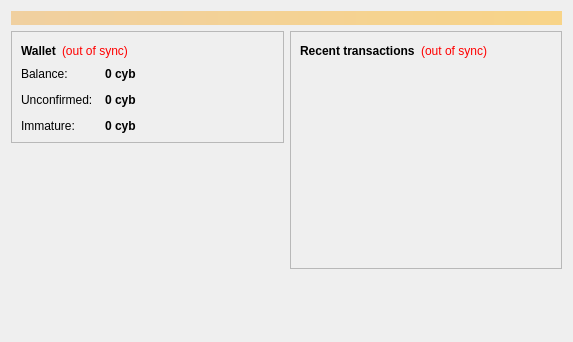
<?xml version="1.0" encoding="UTF-8"?>
<ui version="4.0">
 <class>OverviewPage</class>
 <widget class="QWidget" name="OverviewPage">
  <property name="geometry">
   <rect>
    <x>0</x>
    <y>0</y>
    <width>573</width>
    <height>342</height>
   </rect>
  </property>
  <property name="windowTitle">
   <string>Form</string>
  </property>
  <layout class="QVBoxLayout" name="topLayout">
   <item>
    <widget class="QLabel" name="labelAlerts">
     <property name="visible">
      <bool>false</bool>
     </property>
     <property name="styleSheet">
      <string notr="true">background-color: qlineargradient(x1: 0, y1: 0, x2: 1, y2: 0, stop:0 #F0D0A0, stop:1 #F8D488); color:#000000;</string>
     </property>
     <property name="wordWrap">
      <bool>true</bool>
     </property>
     <property name="margin">
      <number>3</number>
     </property>
    </widget>
   </item>
   <item>
    <layout class="QHBoxLayout" name="horizontalLayout" stretch="1,1">
     <item>
      <layout class="QVBoxLayout" name="verticalLayout_2">
       <item>
        <widget class="QFrame" name="frame">
         <property name="frameShape">
          <enum>QFrame::StyledPanel</enum>
         </property>
         <property name="frameShadow">
          <enum>QFrame::Raised</enum>
         </property>
         <layout class="QVBoxLayout" name="verticalLayout_4">
          <item>
           <layout class="QHBoxLayout" name="horizontalLayout_4">
            <item>
             <widget class="QLabel" name="label_5">
              <property name="font">
               <font>
                <weight>75</weight>
                <bold>true</bold>
               </font>
              </property>
              <property name="text">
               <string>Wallet</string>
              </property>
             </widget>
            </item>
            <item>
             <widget class="QLabel" name="labelWalletStatus">
              <property name="toolTip">
               <string>The displayed information may be out of date. Your wallet automatically synchronizes with the iCSICOIN network after a connection is established, but this process has not completed yet.</string>
              </property>
              <property name="styleSheet">
               <string notr="true">QLabel { color: red; }</string>
              </property>
              <property name="text">
               <string notr="true">(out of sync)</string>
              </property>
              <property name="alignment">
               <set>Qt::AlignLeading|Qt::AlignLeft|Qt::AlignVCenter</set>
              </property>
             </widget>
            </item>
            <item>
             <spacer name="horizontalSpacer_2">
              <property name="orientation">
               <enum>Qt::Horizontal</enum>
              </property>
              <property name="sizeHint" stdset="0">
               <size>
                <width>40</width>
                <height>20</height>
               </size>
              </property>
             </spacer>
            </item>
           </layout>
          </item>
          <item>
           <layout class="QFormLayout" name="formLayout_2">
            <property name="fieldGrowthPolicy">
             <enum>QFormLayout::AllNonFixedFieldsGrow</enum>
            </property>
            <property name="horizontalSpacing">
             <number>12</number>
            </property>
            <property name="verticalSpacing">
             <number>12</number>
            </property>
            <item row="0" column="0">
             <widget class="QLabel" name="label">
              <property name="text">
               <string>Balance:</string>
              </property>
             </widget>
            </item>
            <item row="0" column="1">
             <widget class="QLabel" name="labelBalance">
              <property name="font">
               <font>
                <weight>75</weight>
                <bold>true</bold>
               </font>
              </property>
              <property name="cursor">
               <cursorShape>IBeamCursor</cursorShape>
              </property>
              <property name="toolTip">
               <string>Your current balance</string>
              </property>
              <property name="text">
               <string notr="true">0 cyb</string>
              </property>
              <property name="textInteractionFlags">
               <set>Qt::LinksAccessibleByMouse|Qt::TextSelectableByKeyboard|Qt::TextSelectableByMouse</set>
              </property>
             </widget>
            </item>
            <item row="1" column="0">
             <widget class="QLabel" name="label_3">
              <property name="text">
               <string>Unconfirmed:</string>
              </property>
             </widget>
            </item>
            <item row="1" column="1">
             <widget class="QLabel" name="labelUnconfirmed">
              <property name="font">
               <font>
                <weight>75</weight>
                <bold>true</bold>
               </font>
              </property>
              <property name="cursor">
               <cursorShape>IBeamCursor</cursorShape>
              </property>
              <property name="toolTip">
               <string>Total of transactions that have yet to be confirmed, and do not yet count toward the current balance</string>
              </property>
              <property name="text">
               <string notr="true">0 cyb</string>
              </property>
              <property name="textInteractionFlags">
               <set>Qt::LinksAccessibleByMouse|Qt::TextSelectableByKeyboard|Qt::TextSelectableByMouse</set>
              </property>
             </widget>
            </item>
            <item row="2" column="0">
             <widget class="QLabel" name="labelImmatureText">
              <property name="text">
               <string>Immature:</string>
              </property>
             </widget>
            </item>
            <item row="2" column="1">
             <widget class="QLabel" name="labelImmature">
              <property name="font">
               <font>
                <weight>75</weight>
                <bold>true</bold>
               </font>
              </property>
              <property name="toolTip">
               <string>Mined balance that has not yet matured</string>
              </property>
              <property name="text">
               <string notr="true">0 cyb</string>
              </property>
              <property name="textInteractionFlags">
               <set>Qt::LinksAccessibleByMouse|Qt::TextSelectableByKeyboard|Qt::TextSelectableByMouse</set>
              </property>
             </widget>
            </item>
           </layout>
          </item>
         </layout>
        </widget>
       </item>
       <item>
        <spacer name="verticalSpacer">
         <property name="orientation">
          <enum>Qt::Vertical</enum>
         </property>
         <property name="sizeHint" stdset="0">
          <size>
           <width>20</width>
           <height>40</height>
          </size>
         </property>
        </spacer>
       </item>
      </layout>
     </item>
     <item>
      <layout class="QVBoxLayout" name="verticalLayout_3">
       <item>
        <widget class="QFrame" name="frame_2">
         <property name="frameShape">
          <enum>QFrame::StyledPanel</enum>
         </property>
         <property name="frameShadow">
          <enum>QFrame::Raised</enum>
         </property>
         <layout class="QVBoxLayout" name="verticalLayout">
          <item>
           <layout class="QHBoxLayout" name="horizontalLayout_2">
            <item>
             <widget class="QLabel" name="label_4">
              <property name="text">
               <string>&lt;b&gt;Recent transactions&lt;/b&gt;</string>
              </property>
             </widget>
            </item>
            <item>
             <widget class="QLabel" name="labelTransactionsStatus">
              <property name="toolTip">
               <string>The displayed information may be out of date. Your wallet automatically synchronizes with the iCSICOIN network after a connection is established, but this process has not completed yet.</string>
              </property>
              <property name="styleSheet">
               <string notr="true">QLabel { color: red; }</string>
              </property>
              <property name="text">
               <string notr="true">(out of sync)</string>
              </property>
              <property name="alignment">
               <set>Qt::AlignRight|Qt::AlignTrailing|Qt::AlignVCenter</set>
              </property>
             </widget>
            </item>
            <item>
             <spacer name="horizontalSpacer">
              <property name="orientation">
               <enum>Qt::Horizontal</enum>
              </property>
              <property name="sizeHint" stdset="0">
               <size>
                <width>40</width>
                <height>20</height>
               </size>
              </property>
             </spacer>
            </item>
           </layout>
          </item>
          <item>
           <widget class="QListView" name="listTransactions">
            <property name="styleSheet">
             <string notr="true">QListView { background: transparent; }</string>
            </property>
            <property name="frameShape">
             <enum>QFrame::NoFrame</enum>
            </property>
            <property name="verticalScrollBarPolicy">
             <enum>Qt::ScrollBarAlwaysOff</enum>
            </property>
            <property name="horizontalScrollBarPolicy">
             <enum>Qt::ScrollBarAlwaysOff</enum>
            </property>
            <property name="selectionMode">
             <enum>QAbstractItemView::NoSelection</enum>
            </property>
           </widget>
          </item>
         </layout>
        </widget>
       </item>
       <item>
        <spacer name="verticalSpacer_2">
         <property name="orientation">
          <enum>Qt::Vertical</enum>
         </property>
         <property name="sizeHint" stdset="0">
          <size>
           <width>20</width>
           <height>40</height>
          </size>
         </property>
        </spacer>
       </item>
      </layout>
     </item>
    </layout>
   </item>
  </layout>
 </widget>
 <resources/>
 <connections/>
</ui>
